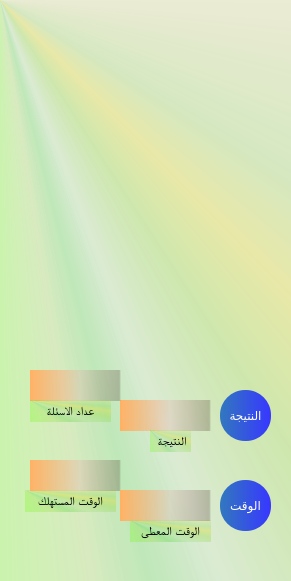
   <widget class="QGroupBox" name="groupBox">
    <property name="geometry">
     <rect>
      <x>0</x>
      <y>130</y>
      <width>291</width>
      <height>581</height>
     </rect>
    </property>
    <property name="styleSheet">
     <string notr="true">border:0px;
</string>
    </property>
    <property name="title">
     <string/>
    </property>
    <widget class="QLabel" name="lbl_reponse">
     <property name="geometry">
      <rect>
       <x>0</x>
       <y>0</y>
       <width>291</width>
       <height>331</height>
      </rect>
     </property>
     <property name="styleSheet">
      <string notr="true"> QLabel{
	 
   border:0px;
        font-size: 14px;
        color: 'black';
}</string>
     </property>
     <property name="text">
      <string/>
     </property>
     <property name="alignment">
      <set>Qt::AlignCenter</set>
     </property>
     <property name="wordWrap">
      <bool>true</bool>
     </property>
    </widget>
    <widget class="QFrame" name="frame2">
     <property name="geometry">
      <rect>
       <x>0</x>
       <y>0</y>
       <width>295</width>
       <height>581</height>
      </rect>
     </property>
     <property name="minimumSize">
      <size>
       <width>295</width>
       <height>0</height>
      </size>
     </property>
     <property name="maximumSize">
      <size>
       <width>300</width>
       <height>16777215</height>
      </size>
     </property>
     <property name="styleSheet">
      <string notr="true">background-color: qconicalgradient(cx:0, cy:0, angle:135, stop:0 rgba(135, 205, 0, 9), stop:0.375 rgba(105, 255, 0, 69), stop:0.423533 rgba(121, 215, 0, 50), stop:0.45 rgba(27, 205, 0, 58), stop:0.477581 rgba(115, 214, 71, 43), stop:0.518717 rgba(155, 218, 71, 100), stop:0.55 rgba(215, 215, 0,76), stop:0.57754 rgba(105, 203, 0, 50), stop:0.625 rgba(205, 205, 0, 29), stop:1 rgba(155, 205, 0, 9));
border:0px;</string>
     </property>
     <property name="frameShape">
      <enum>QFrame::StyledPanel</enum>
     </property>
     <property name="frameShadow">
      <enum>QFrame::Raised</enum>
     </property>
     <widget class="QLabel" name="label_resultat">
      <property name="geometry">
       <rect>
        <x>120</x>
        <y>400</y>
        <width>91</width>
        <height>31</height>
       </rect>
      </property>
      <property name="font">
       <font>
        <pointsize>-1</pointsize>
       </font>
      </property>
      <property name="styleSheet">
       <string notr="true"> QLabel{
	background-color: qlineargradient(spread:pad, x1:0, y1:0, x2:1, y2:0, stop:0 rgba(255, 178, 102, 255), stop:0.55 rgba(235, 148, 161, 55), stop:0.98 rgba(40, 0, 0, 55), stop:1 rgba(0, 0, 0, 0));
        font-size: 22px;
        color: 'black';

   
        border: 1px solid '#000000';
        border-radius: 25px;
}</string>
      </property>
      <property name="text">
       <string/>
      </property>
      <property name="alignment">
       <set>Qt::AlignCenter</set>
      </property>
     </widget>
     <widget class="QLabel" name="labelQuestNumero">
      <property name="geometry">
       <rect>
        <x>30</x>
        <y>370</y>
        <width>91</width>
        <height>31</height>
       </rect>
      </property>
      <property name="styleSheet">
       <string notr="true"> QLabel{
        font-size: 22px;
        color: 'black';
	background-color: qlineargradient(spread:pad, x1:0, y1:0, x2:1, y2:0, stop:0 rgba(255, 178, 102, 255), stop:0.55 rgba(235, 148, 161, 55), stop:0.98 rgba(40, 0, 0, 55), stop:1 rgba(0, 0, 0, 0));
   
        border: 1px solid '#000000';
        border-radius: 25px;
}</string>
      </property>
      <property name="text">
       <string/>
      </property>
      <property name="alignment">
       <set>Qt::AlignCenter</set>
      </property>
     </widget>
     <widget class="QLabel" name="label_11">
      <property name="geometry">
       <rect>
        <x>25</x>
        <y>490</y>
        <width>91</width>
        <height>22</height>
       </rect>
      </property>
      <property name="font">
       <font>
        <family>MS Shell Dlg 2</family>
        <pointsize>9</pointsize>
        <weight>9</weight>
        <italic>false</italic>
        <bold>false</bold>
       </font>
      </property>
      <property name="styleSheet">
       <string notr="true">   QLabel{   
        color: black;
        font-family: 'shanti';
        font: 75 9pt &quot;MS Shell Dlg 2&quot;;
        border:0 px;
}
   
        </string>
      </property>
      <property name="text">
       <string>الوقت المستهلك</string>
      </property>
      <property name="alignment">
       <set>Qt::AlignCenter</set>
      </property>
     </widget>
     <widget class="QLabel" name="label_12">
      <property name="geometry">
       <rect>
        <x>30</x>
        <y>400</y>
        <width>81</width>
        <height>22</height>
       </rect>
      </property>
      <property name="font">
       <font>
        <family>MS Shell Dlg 2</family>
        <pointsize>9</pointsize>
        <weight>9</weight>
        <italic>false</italic>
        <bold>false</bold>
       </font>
      </property>
      <property name="styleSheet">
       <string notr="true">   QLabel{   
        color: black;
        font-family: 'shanti';
        font: 75 9pt &quot;MS Shell Dlg 2&quot;;
        border:0 px;
}
   
        </string>
      </property>
      <property name="text">
       <string>عداد الاسئلة</string>
      </property>
      <property name="alignment">
       <set>Qt::AlignCenter</set>
      </property>
     </widget>
     <widget class="QLabel" name="label_7">
      <property name="geometry">
       <rect>
        <x>150</x>
        <y>430</y>
        <width>41</width>
        <height>22</height>
       </rect>
      </property>
      <property name="font">
       <font>
        <family>MS Shell Dlg 2</family>
        <pointsize>9</pointsize>
        <weight>9</weight>
        <italic>false</italic>
        <bold>false</bold>
       </font>
      </property>
      <property name="styleSheet">
       <string notr="true">   QLabel{   
        color: black;
        font-family: 'shanti';
       font: 75 9pt &quot;MS Shell Dlg 2&quot;;
        border:0 px;
}
      </string>
      </property>
      <property name="text">
       <string>النتيجة </string>
      </property>
      <property name="alignment">
       <set>Qt::AlignCenter</set>
      </property>
     </widget>
     <widget class="QLabel" name="label_13">
      <property name="geometry">
       <rect>
        <x>130</x>
        <y>520</y>
        <width>81</width>
        <height>22</height>
       </rect>
      </property>
      <property name="font">
       <font>
        <family>MS Shell Dlg 2</family>
        <pointsize>9</pointsize>
        <weight>9</weight>
        <italic>false</italic>
        <bold>false</bold>
       </font>
      </property>
      <property name="styleSheet">
       <string notr="true">   QLabel{   
        color: black;
        font-family: 'shanti';
        font: 75 9pt &quot;MS Shell Dlg 2&quot;;
              border:0 px;

}
   
        </string>
      </property>
      <property name="text">
       <string>الوقت المعطى</string>
      </property>
      <property name="alignment">
       <set>Qt::AlignCenter</set>
      </property>
     </widget>
     <widget class="QPushButton" name="btn_temporisation">
      <property name="enabled">
       <bool>true</bool>
      </property>
      <property name="geometry">
       <rect>
        <x>220</x>
        <y>480</y>
        <width>51</width>
        <height>51</height>
       </rect>
      </property>
      <property name="styleSheet">
       <string notr="true">
   QPushButton{   

background-color: qlineargradient(spread:pad, x1:0, y1:0, x2:1, y2:0, stop:0 rgba(50, 120, 190, 255), stop:1 rgba(55, 55, 255, 255));  
        color: white;
        font-family: 'shanti';        
	    font: 75 11pt &quot;MS Shell Dlg 2&quot;;
        border-radius: 25px;
border: 1px solid '#000000';
}
           QPushButton:hover{
            background: '#ffff00';
            color: black;
            font: 75 11pt &quot;MS Shell Dlg 2&quot;;
        }</string>
      </property>
      <property name="text">
       <string>الوقت</string>
      </property>
     </widget>
     <widget class="QLabel" name="lbl_TimeStart">
      <property name="geometry">
       <rect>
        <x>30</x>
        <y>460</y>
        <width>91</width>
        <height>31</height>
       </rect>
      </property>
      <property name="font">
       <font>
        <pointsize>-1</pointsize>
       </font>
      </property>
      <property name="styleSheet">
       <string notr="true"> QLabel{
        font-size: 18px;
        color: 'black';

   	background-color: qlineargradient(spread:pad, x1:0, y1:0, x2:1, y2:0, stop:0 rgba(255, 178, 102, 255), stop:0.55 rgba(235, 148, 161, 55), stop:0.98 rgba(40, 0, 0, 55), stop:1 rgba(0, 0, 0, 0));
        border: 1px solid '#000000';
        border-radius: 25px;
}</string>
      </property>
      <property name="text">
       <string/>
      </property>
      <property name="alignment">
       <set>Qt::AlignCenter</set>
      </property>
     </widget>
     <widget class="QPushButton" name="btn_afficherResult">
      <property name="enabled">
       <bool>true</bool>
      </property>
      <property name="geometry">
       <rect>
        <x>220</x>
        <y>390</y>
        <width>51</width>
        <height>51</height>
       </rect>
      </property>
      <property name="styleSheet">
       <string notr="true">
   QPushButton{   

background-color: qlineargradient(spread:pad, x1:0, y1:0, x2:1, y2:0, stop:0 rgba(50, 120, 190, 255), stop:1 rgba(55, 55, 255, 255));  
        color: white;
        font-family: 'shanti';        
	    font: 75 11pt &quot;MS Shell Dlg 2&quot;;
        border-radius: 25px;
border: 1px solid '#000000';
}
           QPushButton:hover{
            background: '#ffff00';
            color: black;
            font: 75 11pt &quot;MS Shell Dlg 2&quot;;
        }</string>
      </property>
      <property name="text">
       <string>النتيجة</string>
      </property>
     </widget>
     <widget class="QLineEdit" name="lineEdit_temps">
      <property name="geometry">
       <rect>
        <x>120</x>
        <y>490</y>
        <width>91</width>
        <height>31</height>
       </rect>
      </property>
      <property name="styleSheet">
       <string notr="true">
        font-size: 18px;
        color: 'black';

   	background-color: qlineargradient(spread:pad, x1:0, y1:0, x2:1, y2:0, stop:0 rgba(255, 178, 102, 255), stop:0.55 rgba(235, 148, 161, 55), stop:0.98 rgba(40, 0, 0, 55), stop:1 rgba(0, 0, 0, 0));
        border: 1px solid '#000000';
        border-radius: 25px;
</string>
      </property>
      <property name="text">
       <string/>
      </property>
      <property name="alignment">
       <set>Qt::AlignCenter</set>
      </property>
     </widget>
    </widget>
    <zorder>frame2</zorder>
    <zorder>lbl_reponse</zorder>
   </widget>
